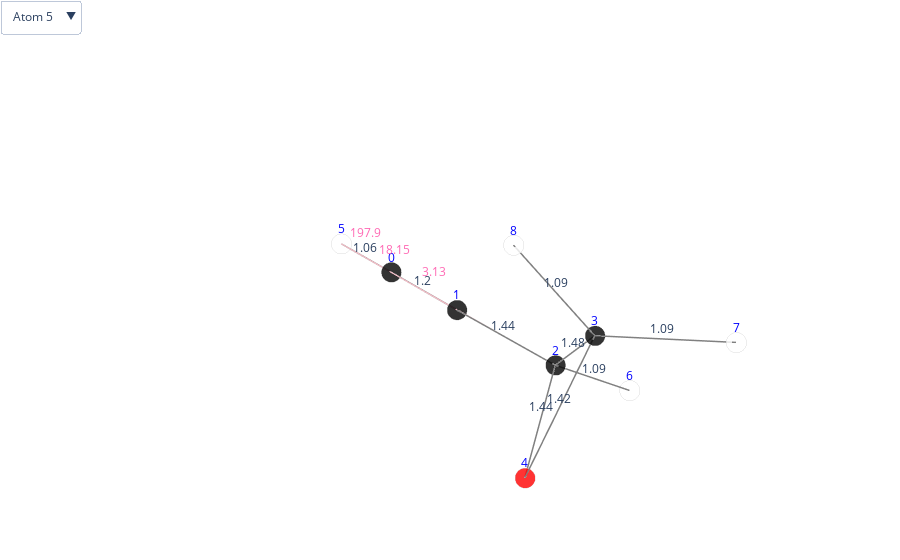

This figure's notebook cell:
### Code cell
molecule_name = 'dsgdb9nsd_000141'
print(molecule_name)
plot_interactions(molecule_name, structures, train)

### Figure 1 — Plotly figure (JSON) as saved in the notebook; plotly's stock layout.template omitted (floating-point values rounded to 4 significant figures)
{"data": [{"marker": {"color": ["black", "black", "black", "black", "red", "white", "white", "white", "white"], "line": {"color": "lightgray", "width": 2}, "opacity": 0.8, "size": 7, "symbol": "circle"}, "mode": "markers", "name": "", "text": ["C", "C", "C", "C", "O", "H", "H", "H", "H"], "type": "scatter3d", "x": [0.01725, 0.01927, -0.0107, 0.522, 1.247, 0.02287, -0.801, 0.08664, 0.9542], "y": [-1.186, 0.01405, 1.451, 2.199, 2.142, -2.248, 1.919, 3.166, 1.645], "z": [-0.03288, 0.0227, 0.07035, 1.227, 0.005568, -0.07874, -0.5151, 1.475, 2.057]}, {"hoverinfo": "none", "line": {"width": 3}, "marker": {"color": "grey", "opacity": 1, "size": 7}, "mode": "lines", "type": "scatter3d", "x": [0.01725, 0.01927, null, 0.01927, -0.0107, null, -0.0107, 0.522, null, 0.522, 1.247, null, -0.0107, 1.247, null, -0.0107, -0.801, null, 0.522, 0.08664, null, 0.01725, 0.02287, null, 0.9542, 0.522, null], "y": [-1.186, 0.01405, null, 0.01405, 1.451, null, 1.451, 2.199, null, 2.199, 2.142, null, 1.451, 2.142, null, 1.451, 1.919, null, 2.199, 3.166, null, -1.186, -2.248, null, 1.645, 2.199, null], "z": [-0.03288, 0.0227, null, 0.0227, 0.07035, null, 0.07035, 1.227, null, 1.227, 0.005568, null, 0.07035, 0.005568, null, 0.07035, -0.5151, null, 1.227, 1.475, null, -0.03288, -0.07874, null, 2.057, 1.227, null]}, {"hoverinfo": "none", "marker": {"color": "pink", "opacity": 0.5, "size": 7}, "mode": "lines", "type": "scatter3d", "visible": true, "x": [0.02287, 0.01725, null, 0.02287, 0.01927, null, 0.02287, -0.0107, null], "y": [-2.248, -1.186, null, -2.248, 0.01405, null, -2.248, 1.451, null], "z": [-0.07874, -0.03288, null, -0.07874, 0.0227, null, -0.07874, 0.07035, null]}, {"hoverinfo": "none", "marker": {"color": "pink", "opacity": 0.5, "size": 7}, "mode": "lines", "type": "scatter3d", "visible": false, "x": [-0.801, 0.01725, null, -0.801, 0.01927, null, -0.801, -0.0107, null, -0.801, 0.522, null, -0.801, 0.08664, null, -0.801, 0.9542, null], "y": [1.919, -1.186, null, 1.919, 0.01405, null, 1.919, 1.451, null, 1.919, 2.199, null, 1.919, 3.166, null, 1.919, 1.645, null], "z": [-0.5151, -0.03288, null, -0.5151, 0.0227, null, -0.5151, 0.07035, null, -0.5151, 1.227, null, -0.5151, 1.475, null, -0.5151, 2.057, null]}, {"hoverinfo": "none", "marker": {"color": "pink", "opacity": 0.5, "size": 7}, "mode": "lines", "type": "scatter3d", "visible": false, "x": [0.08664, 0.9542, null, 0.08664, 0.01927, null, 0.08664, -0.0107, null, 0.08664, 0.522, null], "y": [3.166, 1.645, null, 3.166, 0.01405, null, 3.166, 1.451, null, 3.166, 2.199, null], "z": [1.475, 2.057, null, 1.475, 0.0227, null, 1.475, 0.07035, null, 1.475, 1.227, null]}, {"hoverinfo": "none", "marker": {"color": "pink", "opacity": 0.5, "size": 7}, "mode": "lines", "type": "scatter3d", "visible": false, "x": [0.9542, 0.01927, null, 0.9542, -0.0107, null, 0.9542, 0.522, null], "y": [1.645, 0.01405, null, 1.645, 1.451, null, 1.645, 2.199, null], "z": [2.057, 0.0227, null, 2.057, 0.07035, null, 2.057, 1.227, null]}], "layout": {"margin": {"b": 0, "l": 0, "r": 0, "t": 0}, "scene": {"annotations": [{"font": {"color": "blue"}, "showarrow": false, "text": "0", "x": 0.01725, "y": -1.186, "yshift": 15, "z": -0.03288}, {"font": {"color": "blue"}, "showarrow": false, "text": "1", "x": 0.01927, "y": 0.01405, "yshift": 15, "z": 0.0227}, {"font": {"color": "blue"}, "showarrow": false, "text": "2", "x": -0.0107, "y": 1.451, "yshift": 15, "z": 0.07035}, {"font": {"color": "blue"}, "showarrow": false, "text": "3", "x": 0.522, "y": 2.199, "yshift": 15, "z": 1.227}, {"font": {"color": "blue"}, "showarrow": false, "text": "4", "x": 1.247, "y": 2.142, "yshift": 15, "z": 0.005568}, {"font": {"color": "blue"}, "showarrow": false, "text": "5", "x": 0.02287, "y": -2.248, "yshift": 15, "z": -0.07874}, {"font": {"color": "blue"}, "showarrow": false, "text": "6", "x": -0.801, "y": 1.919, "yshift": 15, "z": -0.5151}, {"font": {"color": "blue"}, "showarrow": false, "text": "7", "x": 0.08664, "y": 3.166, "yshift": 15, "z": 1.475}, {"font": {"color": "blue"}, "showarrow": false, "text": "8", "x": 0.9542, "y": 1.645, "yshift": 15, "z": 2.057}, {"showarrow": false, "text": "1.2", "x": 0.01826, "y": -0.5862, "yshift": 10, "z": -0.00509}, {"showarrow": false, "text": "1.44", "x": 0.004285, "y": 0.7326, "yshift": 10, "z": 0.04652}, {"showarrow": false, "text": "1.48", "x": 0.2556, "y": 1.825, "yshift": 10, "z": 0.6484}, {"showarrow": false, "text": "1.42", "x": 0.8843, "y": 2.171, "yshift": 10, "z": 0.6161}, {"showarrow": false, "text": "1.44", "x": 0.618, "y": 1.797, "yshift": 10, "z": 0.03796}, {"showarrow": false, "text": "1.09", "x": -0.4058, "y": 1.685, "yshift": 10, "z": -0.2224}, {"showarrow": false, "text": "1.09", "x": 0.3043, "y": 2.683, "yshift": 10, "z": 1.351}, {"showarrow": false, "text": "1.06", "x": 0.02006, "y": -1.717, "yshift": 10, "z": -0.05581}, {"showarrow": false, "text": "1.09", "x": 0.7381, "y": 1.922, "yshift": 10, "z": 1.642}, {"font": {"color": "hotpink"}, "showarrow": false, "text": "197.9", "x": 0.02006, "y": -1.717, "yshift": 25, "z": -0.05581}, {"font": {"color": "hotpink"}, "showarrow": false, "text": "18.15", "x": 0.02107, "y": -1.117, "yshift": 25, "z": -0.02802}, {"font": {"color": "hotpink"}, "showarrow": false, "text": "3.13", "x": 0.006088, "y": -0.3982, "yshift": 25, "z": -0.004197}], "xaxis": {"showbackground": false, "showgrid": false, "showticklabels": false, "title": {"font": {"color": "white"}}, "zeroline": false}, "yaxis": {"showbackground": false, "showgrid": false, "showticklabels": false, "title": {"font": {"color": "white"}}, "zeroline": false}, "zaxis": {"showbackground": false, "showgrid": false, "showticklabels": false, "title": {"font": {"color": "white"}}, "zeroline": false}}, "showlegend": false, "updatemenus": [{"buttons": [{"args": [{"visible": [true, true, true, false, false, false]}, {"scene.annotations": [{"font": {"color": "blue"}, "showarrow": false, "text": 0, "x": 0.01725, "y": -1.186, "yshift": 15, "z": -0.03288}, {"font": {"color": "blue"}, "showarrow": false, "text": 1, "x": 0.01927, "y": 0.01405, "yshift": 15, "z": 0.0227}, {"font": {"color": "blue"}, "showarrow": false, "text": 2, "x": -0.0107, "y": 1.451, "yshift": 15, "z": 0.07035}, {"font": {"color": "blue"}, "showarrow": false, "text": 3, "x": 0.522, "y": 2.199, "yshift": 15, "z": 1.227}, {"font": {"color": "blue"}, "showarrow": false, "text": 4, "x": 1.247, "y": 2.142, "yshift": 15, "z": 0.005568}, {"font": {"color": "blue"}, "showarrow": false, "text": 5, "x": 0.02287, "y": -2.248, "yshift": 15, "z": -0.07874}, {"font": {"color": "blue"}, "showarrow": false, "text": 6, "x": -0.801, "y": 1.919, "yshift": 15, "z": -0.5151}, {"font": {"color": "blue"}, "showarrow": false, "text": 7, "x": 0.08664, "y": 3.166, "yshift": 15, "z": 1.475}, {"font": {"color": "blue"}, "showarrow": false, "text": 8, "x": 0.9542, "y": 1.645, "yshift": 15, "z": 2.057}, {"showarrow": false, "text": 1.2, "x": 0.01826, "y": -0.5862, "yshift": 10, "z": -0.00509}, {"showarrow": false, "text": 1.44, "x": 0.004285, "y": 0.7326, "yshift": 10, "z": 0.04652}, {"showarrow": false, "text": 1.48, "x": 0.2556, "y": 1.825, "yshift": 10, "z": 0.6484}, {"showarrow": false, "text": 1.42, "x": 0.8843, "y": 2.171, "yshift": 10, "z": 0.6161}, {"showarrow": false, "text": 1.44, "x": 0.618, "y": 1.797, "yshift": 10, "z": 0.03796}, {"showarrow": false, "text": 1.09, "x": -0.4058, "y": 1.685, "yshift": 10, "z": -0.2224}, {"showarrow": false, "text": 1.09, "x": 0.3043, "y": 2.683, "yshift": 10, "z": 1.351}, {"showarrow": false, "text": 1.06, "x": 0.02006, "y": -1.717, "yshift": 10, "z": -0.05581}, {"showarrow": false, "text": 1.09, "x": 0.7381, "y": 1.922, "yshift": 10, "z": 1.642}, {"font": {"color": "hotpink"}, "showarrow": false, "text": 197.9, "x": 0.02006, "y": -1.717, "yshift": 25, "z": -0.05581}, {"font": {"color": "hotpink"}, "showarrow": false, "text": 18.15, "x": 0.02107, "y": -1.117, "yshift": 25, "z": -0.02802}, {"font": {"color": "hotpink"}, "showarrow": false, "text": 3.13, "x": 0.006088, "y": -0.3982, "yshift": 25, "z": -0.004197}]}], "label": "Atom 5", "method": "update"}, {"args": [{"visible": [true, true, false, true, false, false]}, {"scene.annotations": [{"font": {"color": "blue"}, "showarrow": false, "text": 0, "x": 0.01725, "y": -1.186, "yshift": 15, "z": -0.03288}, {"font": {"color": "blue"}, "showarrow": false, "text": 1, "x": 0.01927, "y": 0.01405, "yshift": 15, "z": 0.0227}, {"font": {"color": "blue"}, "showarrow": false, "text": 2, "x": -0.0107, "y": 1.451, "yshift": 15, "z": 0.07035}, {"font": {"color": "blue"}, "showarrow": false, "text": 3, "x": 0.522, "y": 2.199, "yshift": 15, "z": 1.227}, {"font": {"color": "blue"}, "showarrow": false, "text": 4, "x": 1.247, "y": 2.142, "yshift": 15, "z": 0.005568}, {"font": {"color": "blue"}, "showarrow": false, "text": 5, "x": 0.02287, "y": -2.248, "yshift": 15, "z": -0.07874}, {"font": {"color": "blue"}, "showarrow": false, "text": 6, "x": -0.801, "y": 1.919, "yshift": 15, "z": -0.5151}, {"font": {"color": "blue"}, "showarrow": false, "text": 7, "x": 0.08664, "y": 3.166, "yshift": 15, "z": 1.475}, {"font": {"color": "blue"}, "showarrow": false, "text": 8, "x": 0.9542, "y": 1.645, "yshift": 15, "z": 2.057}, {"showarrow": false, "text": 1.2, "x": 0.01826, "y": -0.5862, "yshift": 10, "z": -0.00509}, {"showarrow": false, "text": 1.44, "x": 0.004285, "y": 0.7326, "yshift": 10, "z": 0.04652}, {"showarrow": false, "text": 1.48, "x": 0.2556, "y": 1.825, "yshift": 10, "z": 0.6484}, {"showarrow": false, "text": 1.42, "x": 0.8843, "y": 2.171, "yshift": 10, "z": 0.6161}, {"showarrow": false, "text": 1.44, "x": 0.618, "y": 1.797, "yshift": 10, "z": 0.03796}, {"showarrow": false, "text": 1.09, "x": -0.4058, "y": 1.685, "yshift": 10, "z": -0.2224}, {"showarrow": false, "text": 1.09, "x": 0.3043, "y": 2.683, "yshift": 10, "z": 1.351}, {"showarrow": false, "text": 1.06, "x": 0.02006, "y": -1.717, "yshift": 10, "z": -0.05581}, {"showarrow": false, "text": 1.09, "x": 0.7381, "y": 1.922, "yshift": 10, "z": 1.642}, {"font": {"color": "hotpink"}, "showarrow": false, "text": 3.5, "x": -0.3919, "y": 0.3665, "yshift": 25, "z": -0.274}, {"font": {"color": "hotpink"}, "showarrow": false, "text": 2.67, "x": -0.3909, "y": 0.9667, "yshift": 25, "z": -0.2462}, {"font": {"color": "hotpink"}, "showarrow": false, "text": 127.3, "x": -0.4058, "y": 1.685, "yshift": 25, "z": -0.2224}, {"font": {"color": "hotpink"}, "showarrow": false, "text": -1.98, "x": -0.1395, "y": 2.059, "yshift": 25, "z": 0.3557}, {"font": {"color": "hotpink"}, "showarrow": false, "text": 2.27, "x": -0.3572, "y": 2.543, "yshift": 25, "z": 0.48}, {"font": {"color": "hotpink"}, "showarrow": false, "text": 0.41, "x": 0.07658, "y": 1.782, "yshift": 25, "z": 0.771}]}], "label": "Atom 6", "method": "update"}, {"args": [{"visible": [true, true, false, false, true, false]}, {"scene.annotations": [{"font": {"color": "blue"}, "showarrow": false, "text": 0, "x": 0.01725, "y": -1.186, "yshift": 15, "z": -0.03288}, {"font": {"color": "blue"}, "showarrow": false, "text": 1, "x": 0.01927, "y": 0.01405, "yshift": 15, "z": 0.0227}, {"font": {"color": "blue"}, "showarrow": false, "text": 2, "x": -0.0107, "y": 1.451, "yshift": 15, "z": 0.07035}, {"font": {"color": "blue"}, "showarrow": false, "text": 3, "x": 0.522, "y": 2.199, "yshift": 15, "z": 1.227}, {"font": {"color": "blue"}, "showarrow": false, "text": 4, "x": 1.247, "y": 2.142, "yshift": 15, "z": 0.005568}, {"font": {"color": "blue"}, "showarrow": false, "text": 5, "x": 0.02287, "y": -2.248, "yshift": 15, "z": -0.07874}, {"font": {"color": "blue"}, "showarrow": false, "text": 6, "x": -0.801, "y": 1.919, "yshift": 15, "z": -0.5151}, {"font": {"color": "blue"}, "showarrow": false, "text": 7, "x": 0.08664, "y": 3.166, "yshift": 15, "z": 1.475}, {"font": {"color": "blue"}, "showarrow": false, "text": 8, "x": 0.9542, "y": 1.645, "yshift": 15, "z": 2.057}, {"showarrow": false, "text": 1.2, "x": 0.01826, "y": -0.5862, "yshift": 10, "z": -0.00509}, {"showarrow": false, "text": 1.44, "x": 0.004285, "y": 0.7326, "yshift": 10, "z": 0.04652}, {"showarrow": false, "text": 1.48, "x": 0.2556, "y": 1.825, "yshift": 10, "z": 0.6484}, {"showarrow": false, "text": 1.42, "x": 0.8843, "y": 2.171, "yshift": 10, "z": 0.6161}, {"showarrow": false, "text": 1.44, "x": 0.618, "y": 1.797, "yshift": 10, "z": 0.03796}, {"showarrow": false, "text": 1.09, "x": -0.4058, "y": 1.685, "yshift": 10, "z": -0.2224}, {"showarrow": false, "text": 1.09, "x": 0.3043, "y": 2.683, "yshift": 10, "z": 1.351}, {"showarrow": false, "text": 1.06, "x": 0.02006, "y": -1.717, "yshift": 10, "z": -0.05581}, {"showarrow": false, "text": 1.09, "x": 0.7381, "y": 1.922, "yshift": 10, "z": 1.642}, {"font": {"color": "hotpink"}, "showarrow": false, "text": 7.9, "x": 0.5204, "y": 2.405, "yshift": 25, "z": 1.766}, {"font": {"color": "hotpink"}, "showarrow": false, "text": 1.32, "x": 0.05295, "y": 1.59, "yshift": 25, "z": 0.7489}, {"font": {"color": "hotpink"}, "showarrow": false, "text": -0.39, "x": 0.03797, "y": 2.309, "yshift": 25, "z": 0.7728}, {"font": {"color": "hotpink"}, "showarrow": false, "text": 113.3, "x": 0.3043, "y": 2.683, "yshift": 25, "z": 1.351}]}], "label": "Atom 7", "method": "update"}, {"args": [{"visible": [true, true, false, false, false, true]}, {"scene.annotations": [{"font": {"color": "blue"}, "showarrow": false, "text": 0, "x": 0.01725, "y": -1.186, "yshift": 15, "z": -0.03288}, {"font": {"color": "blue"}, "showarrow": false, "text": 1, "x": 0.01927, "y": 0.01405, "yshift": 15, "z": 0.0227}, {"font": {"color": "blue"}, "showarrow": false, "text": 2, "x": -0.0107, "y": 1.451, "yshift": 15, "z": 0.07035}, {"font": {"color": "blue"}, "showarrow": false, "text": 3, "x": 0.522, "y": 2.199, "yshift": 15, "z": 1.227}, {"font": {"color": "blue"}, "showarrow": false, "text": 4, "x": 1.247, "y": 2.142, "yshift": 15, "z": 0.005568}, {"font": {"color": "blue"}, "showarrow": false, "text": 5, "x": 0.02287, "y": -2.248, "yshift": 15, "z": -0.07874}, {"font": {"color": "blue"}, "showarrow": false, "text": 6, "x": -0.801, "y": 1.919, "yshift": 15, "z": -0.5151}, {"font": {"color": "blue"}, "showarrow": false, "text": 7, "x": 0.08664, "y": 3.166, "yshift": 15, "z": 1.475}, {"font": {"color": "blue"}, "showarrow": false, "text": 8, "x": 0.9542, "y": 1.645, "yshift": 15, "z": 2.057}, {"showarrow": false, "text": 1.2, "x": 0.01826, "y": -0.5862, "yshift": 10, "z": -0.00509}, {"showarrow": false, "text": 1.44, "x": 0.004285, "y": 0.7326, "yshift": 10, "z": 0.04652}, {"showarrow": false, "text": 1.48, "x": 0.2556, "y": 1.825, "yshift": 10, "z": 0.6484}, {"showarrow": false, "text": 1.42, "x": 0.8843, "y": 2.171, "yshift": 10, "z": 0.6161}, {"showarrow": false, "text": 1.44, "x": 0.618, "y": 1.797, "yshift": 10, "z": 0.03796}, {"showarrow": false, "text": 1.09, "x": -0.4058, "y": 1.685, "yshift": 10, "z": -0.2224}, {"showarrow": false, "text": 1.09, "x": 0.3043, "y": 2.683, "yshift": 10, "z": 1.351}, {"showarrow": false, "text": 1.06, "x": 0.02006, "y": -1.717, "yshift": 10, "z": -0.05581}, {"showarrow": false, "text": 1.09, "x": 0.7381, "y": 1.922, "yshift": 10, "z": 1.642}, {"font": {"color": "hotpink"}, "showarrow": false, "text": 2.87, "x": 0.4867, "y": 0.8294, "yshift": 25, "z": 1.04}, {"font": {"color": "hotpink"}, "showarrow": false, "text": -1.5, "x": 0.4717, "y": 1.548, "yshift": 25, "z": 1.064}, {"font": {"color": "hotpink"}, "showarrow": false, "text": 116.1, "x": 0.7381, "y": 1.922, "yshift": 25, "z": 1.642}]}], "label": "Atom 8", "method": "update"}], "direction": "down", "xanchor": "left", "yanchor": "top"}]}}
